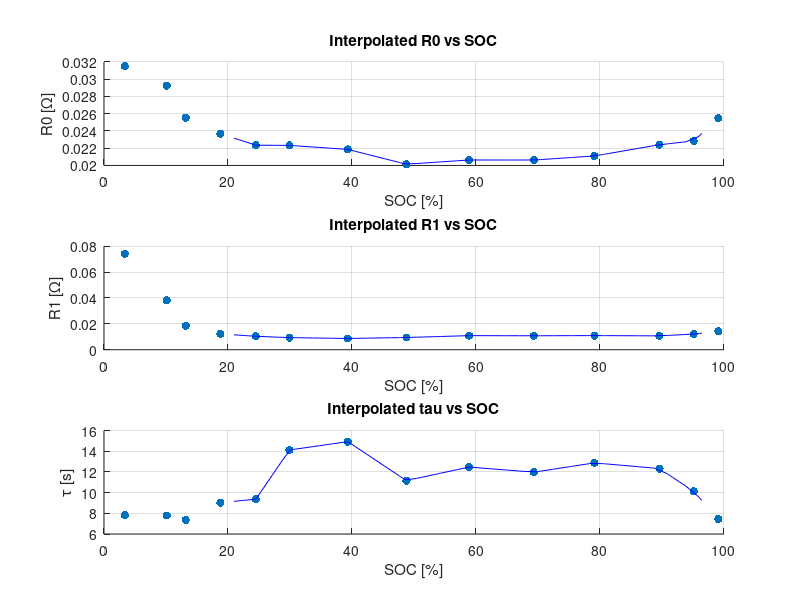

Recreate this plot in MATLAB.
function interpolate_and_save()
    clc; clear; close all;
    
    %% 1. 기존 데이터 로드
    % ✅ 146개 R_peak, SOC 값 로드
    S1 = load('R_peak_and_SOC_threshold.mat');  
    R_peak = S1.R_peak_struct.R_peak;   % 146개 R_peak
    SOC_target = S1.R_peak_struct.SOC;  % 146개 SOC (0~1 범위)

    % ✅ 14개 R0, R1, tau, SOC_begin 값 로드
    S2 = load('Fitted_1RC_Params.mat');  
    SOC_source = S2.fitted_params.SOC_begin;  % 14개 SOC 값 (0~1 범위)
    R0_source = S2.fitted_params.R0;
    R1_source = S2.fitted_params.R1;
    tau_source = S2.fitted_params.tau;

    % **정렬 확인 (SOC 값이 오름차순이어야 함)**
    [SOC_source, sort_idx] = sort(SOC_source);
    R0_source = R0_source(sort_idx);
    R1_source = R1_source(sort_idx);
    tau_source = tau_source(sort_idx);
    
    %% 2. SOC 값 기준으로 인터폴레이션 수행 (146개로 확장)
    R0_interp = interp1(SOC_source, R0_source, SOC_target, 'linear', 'extrap');
    R1_interp = interp1(SOC_source, R1_source, SOC_target, 'linear', 'extrap');
    tau_interp = interp1(SOC_source, tau_source, SOC_target, 'linear', 'extrap');

    %% 3. 새로운 데이터 저장 (.mat 파일)
    new_data.R_peak = R_peak;     % 기존 146개 R_peak 값
    new_data.SOC = SOC_target;    % 기존 146개 SOC 값
    new_data.R0 = R0_interp;      % 인터폴레이션된 146개 R0 값
    new_data.R1 = R1_interp;      % 인터폴레이션된 146개 R1 값
    new_data.tau = tau_interp;    % 인터폴레이션된 146개 tau 값

    save('Interpolated_R_1RC_Params.mat', 'new_data');
    
    %% 4. 결과 확인용 플로팅
    figure;
    subplot(3,1,1);
    scatter(SOC_source*100, R0_source, 'ro', 'filled'); hold on;
    plot(SOC_target*100, R0_interp, 'b-'); grid on;
    xlabel('SOC [%]'); ylabel('R0 [Ω]');
    title('Interpolated R0 vs SOC');

    subplot(3,1,2);
    scatter(SOC_source*100, R1_source, 'ro', 'filled'); hold on;
    plot(SOC_target*100, R1_interp, 'b-'); grid on;
    xlabel('SOC [%]'); ylabel('R1 [Ω]');
    title('Interpolated R1 vs SOC');

    subplot(3,1,3);
    scatter(SOC_source*100, tau_source, 'ro', 'filled'); hold on;
    plot(SOC_target*100, tau_interp, 'b-'); grid on;
    xlabel('SOC [%]'); ylabel('\tau [s]');
    title('Interpolated tau vs SOC');

    fprintf('인터폴레이션 후 146개의 R0, R1, tau 값을 포함한 새로운 데이터를 저장했습니다.\n');
end
